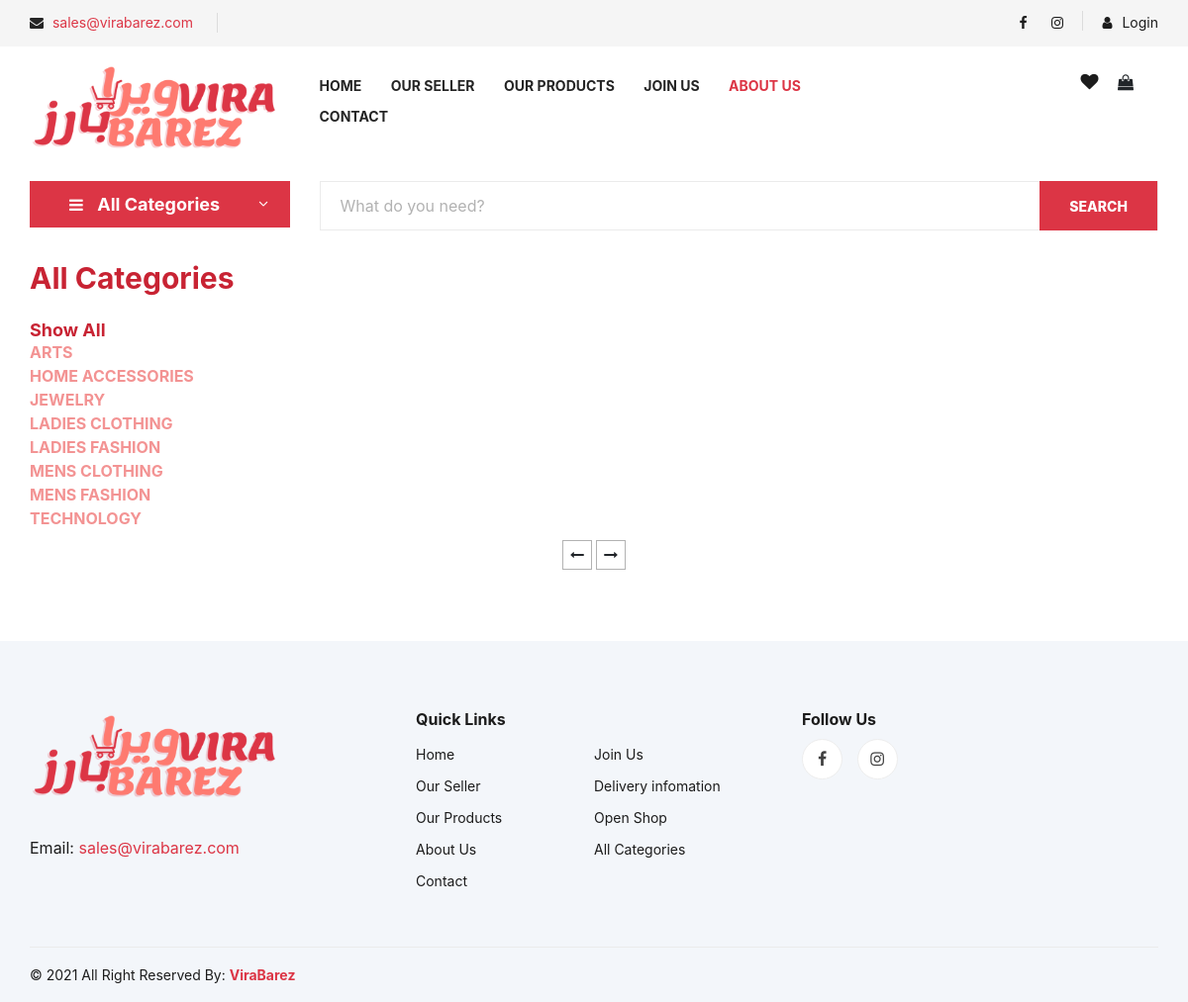
Page /all_categories.php on the committed database.
### tables this page shows
CREATE TABLE `category_table` (
  `category_id` int(200) NOT NULL,
  `category` varchar(200) NOT NULL,
  `subcategory` varchar(200) NOT NULL,
  `category_date` timestamp NOT NULL DEFAULT current_timestamp() ON UPDATE current_timestamp()
);

### all_categories.php (the view, shortened to what this page needs)
<?php
include_once "includes/conn.php";
@$c = $auth['customer_id'];
$wish = mysqli_query($conn, "SELECT * FROM product_wish WHERE customer_wish_id = '$c' ");
 ?>
 <!DOCTYPE html>
<html>
<link rel="stylesheet" href="css/bootstrap.min.css" type="text/css">
<link rel="stylesheet" href="css/font-awesome.min.css" type="text/css">
<link rel="stylesheet" href="css/elegant-icons.css" type="text/css">
<link rel="stylesheet" href="css/nice-select.css" type="text/css">
<link rel="stylesheet" href="css/jquery-ui.min.css" type="text/css">
<link rel="stylesheet" href="css/owl.carousel.min.css" type="text/css">
<link rel="stylesheet" href="css/slicknav.min.css" type="text/css">
<link rel="stylesheet" href="css/style.css" type="text/css">
<link rel="stylesheet" href="css/eco/mdb-pro.min.css" type="text/css">
<link rel="stylesheet" href="css/eco/mdb.ecommerce.min.css" type="text/css">
<link rel="stylesheet" href="css/login style.css" type="text/css">
</head>
<body>
<header class="header">
<?php
include_once("header.php");
 ?>
<div class="container">
<div class="row">
<div class="col-lg-3">
<div class="header__logo">
<a href="index"><img src="img/logo.png" alt=""></a>
</div>
</div>
<div class="col-lg-6">
<nav class="header__menu">
<ul>
<li><a href="index">Home</a></li>
<li><a href="our-seller">Our Seller</a></li>
<li><a href="products">Our Products</a></li>
<li><a href="join_us">Join Us</a></li>
<li class="active"><a href="about">About US</a></li>
<li><a href="contact">Contact</a></li>
</ul>
</nav>
</div>
<div class="col-lg-3">
<div class="header__cart">
<ul>
<li>
 <?php
if (isset($_SESSION['customer_user'])) {
?>
<a href="wishlist" class="refresha"><i class="fa fa-heart">
<?php
if($count = mysqli_num_rows($wish)){
  echo "<span>".$count."</span>";
}
?>
</i>
</a>
<?php
}
else
{
 ?>
<a href="" data-toggle="modal" data-target="#modal-order"><i class="fa fa-heart"></i></a>
 <?php } ?>
</li>
<li><i class="fa fa-shopping-bag"></i></li>
</ul>
</div>
</div>
</div>
</div>
</header>
<section class="hero hero-normal">
<div class="container">
<div class="row">
 <div class="col-lg-3">
<div class="hero__categories">
<div class="hero__categories__all">
<i class="fa fa-bars"></i>
<span>All Categories</span>
</div>
</div>
</div>
<div class="col-lg-9">
<div class="hero__search">
<div class="hero__search__form" style="width: 100%;">
<form action="search" method="post">
<input type="text"  name="term" placeholder="What do you need?" style="width: 100%;">
<button type="submit" name="search" class="site-btn">SEARCH</button>
</form>
</div>
</div>
</div>
</div>
</div>
</section>
<section class="breadcrumb-section set-bg" style="padding: 0px;">
<div class="container">
<div class="row">
<div class="col-lg-12 text-center">
<div class="breadcrumb__text" style="text-align: left;">
<h3 style="color: #C82333"><strong>All Categories</strong></h3>
<div class="breadcrumb__option">
</div>
</div>
</div>
</div>
</div>
</section>
<div class="container">
  <div class="company-detail">
 <div class="row">
 	<div class="col-lg-3 col-md-3">
 		<h5 style="color: #C82333; cursor: pointer;" data-toggle="collapse" data-parent="#accordion" href="#collapse"><strong>Show All</strong></h5>
<div class="panel-group" id="accordion">
<?php
$categories="SELECT subcategory,category,category_id FROM category_table ORDER BY category ASC, subcategory ASC;";
$query_categories=mysqli_query($conn,$categories);
$currentMainCategory = null;
while($rows_categories=mysqli_fetch_array($query_categories)){
if($currentMainCategory != $rows_categories['category']) {
if(!is_null($currentMainCategory)) {
echo '</ul></div></div></div>';
}
$currentMainCategory = $rows_categories['category'];
?>
<div class="panel panel-default">
<div class="panel-heading">
<strong class="panel-title">
<a  data-toggle="collapse" data-parent="#accordion" href="#collapse" style="color: #f39393;">
<?php echo $rows_categories['category']; ?></a>
</strong>
</div>
<div id="collapse" class="panel-collapse collapse in">
<div class="panel-body">
<ul style="padding: 0px 35px;">
<?php
}
?>
<?php
}
if(!is_null($currentMainCategory)) {
?>
</ul></div></div></div>
<?php
}
?>
</div>
</div>
<div class="col-lg-9 col-lg-9">
<?php
if (isset($_GET['page_no']) && $_GET['page_no']!="") {
  $page_no = $_GET['page_no'];
  } else {
    $page_no = 1;
        }
  $total_records_per_page = 28;
  $previous_page = $page_no - 1;
  $next_page = $page_no + 1;
  $result_count = mysqli_query($conn,"SELECT COUNT(*) As total_records FROM `product_table` Where product_status = 'Publish'");
  $total_records = mysqli_fetch_array($result_count);
  $total_records = $total_records['total_records'];
    $total_no_of_pages = ceil($total_records / $total_records_per_page);
 ?>
        </div>
<div class="col-12 col-md-12 text-center" style="margin: auto;">
<div class="row" style="display: contents; ">
<div class="product__pagination">
  <a <?php if($page_no > 1){ echo "href='?page_no=$previous_page'";} if($page_no <= 1){ echo "class='disabled'"; }  ?> ><i class="fa fa-long-arrow-left"></i></a>
  <a <?php if($page_no < $total_no_of_pages) { echo "href='?page_no=$next_page'"; }if($page_no >= $total_no_of_pages){ echo "class='disabled'"; } ?> ><i class="fa fa-long-arrow-right"></i></a>
</div>
</div>
</div>
</div>
</div>
</div>
<br><br><br>
<?php
include_once "footer.php";
 ?>
</body>
</html>

### header.php (shortened to what this page needs)
<div class="header__top">
<div class="container">
<div class="row">
<div class="col-lg-6 col-md-6">
<div class="header__top__left">
<ul>
<li><i class="fa fa-envelope"></i> <a href="mailto:sales@virabarez.com" style="color: #dc3545" class="__cf_email__" >sales@virabarez.com</a></li>
</ul>
</div>
</div>
<div class="col-lg-6 col-md-6">
<div class="header__top__right">
<div class="header__top__right__social">
<a href="https://www.facebook.com/virabarez" target="https://www.facebook.com/virabarez"><i class="fa fa-facebook"></i></a>
<a href="https://www.instagram.com/virabarez" target="https://www.instagram.com/virabarez"><i class="fa fa-instagram"></i></a>
</div>
<div class="header__top__right__auth" id="fresh">
<?php
if(isset($_SESSION['customer_user'])){
 ?>
<div class="header_user_info e-scale" style="padding: 0px; float: none;">
    <a href="#" title="Login Account"><i class="fa fa-user"> <?php echo " ".$auth['customer_name']; ?></i></a>
  <div class="popup-content"  style="text-align: left;">
    <ul class="links list-unstyled">
      <li>
        <a href="profile" title="Login"><i class="fa fa-user"></i> Profiles</a>
      </li>
      <li>
        <a href="orders" title="Order"><i class="fa fa-shopping-bag"></i> Order</a>
      </li>
      <li>
        <a href="wishlist" title="Wishlist"><i class="fa fa-heart"></i> Wishlist</a>
      </li>
      <li>
        <a href="logout" title="LogOut"><i class="fa fa-lock"></i>Logout</a>
      </li>
    </ul>
  </div>
</div>
<?php
}
else
{
echo "<a href='login'><i class='fa fa-user'></i> Login</a>";
}
 ?>
</div>
</div>
</div>
</div>
</div>
</div>

### footer.php
<footer class="footer spad">
<div class="container">
<div class="row">
<div class="col-lg-3 col-md-6 col-sm-6">
<div class="footer__about">
<div class="footer__about__logo">
<a href="index"><img src="img/logo.png" alt=""></a>
</div>
<ul>
<li>Email:  <a href="mailto:sales@virabarez.com" style="color: #dc3545" class="__cf_email__" >sales@virabarez.com</a></li>
</ul>
</div>
</div>
<div class="col-lg-4 col-md-6 col-sm-6 offset-lg-1">
<div class="footer__widget">
<h6>Quick Links</h6>
<ul>
<li><a href="index">Home</a></li>
<li><a href="our-seller">Our Seller</a></li>
<li><a href="products">Our Products</a></li>
<li><a href="about">About Us</a></li>
<li><a href="contact">Contact</a></li>
</ul>
<ul>
<li><a href="join_us">Join Us</a></li>
<li><a href="delivery_infomation">Delivery infomation</a></li>
  <li><a href="become-a-seller">Open Shop</a></li>
<li><a href="all_categories">All Categories</a></li>
</ul>
</div>
</div>
<div class="col-lg-4 col-md-12">
<div class="footer__widget">
 <div class="footer__widget">
<div class="footer__widget__social">
	<h6>Follow Us</h6>
<a href="https://www.facebook.com/virabarez" target="https://www.facebook.com/virabarez"><i class="fa fa-facebook"></i></a>
<a href="https://www.instagram.com/virabarez" target="https://www.instagram.com/virabarez"><i class="fa fa-instagram"></i></a>
</div>
</div>
</div>
</div>
</div>
<div class="row">
<div class="col-lg-12">
<div class="footer__copyright">
<div class="footer__copyright__text">&copy; 2021 All Right Reserved By: <strong><a href="https://www.virabarez.com" style="color:#dc3545; ">ViraBarez</a></strong></div>
</div>
</div>
</div>
</div>
</footer>

### all_categories.php (style rules this page uses)
body:not(.modal-open) { padding-right: 0px !important; }

### rows in the picture
category_table: category "ARTS"
category_table: category "HOME ACCESSORIES"
category_table: category "JEWELRY"
category_table: category "LADIES CLOTHING"
category_table: category "LADIES FASHION"
category_table: category "MENS CLOTHING"
category_table: category "MENS FASHION"
category_table: category "TECHNOLOGY"
